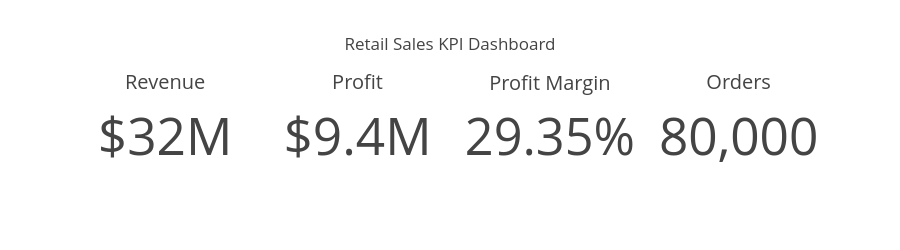

Notebook code cell kept with this figure:
### Code cell
# KPI Calculations
total_revenue = df['Sales'].sum()
total_profit = df['Profit'].sum()
profit_margin = (total_profit / total_revenue) * 100
total_orders = df['OrderID'].nunique()

fig = go.Figure()

fig.add_trace(go.Indicator(
    mode="number",
    value=total_revenue,
    title={"text": "Revenue"},
    number={'prefix': '$', 'valueformat': '.2s'},
    domain={'x': [0.00, 0.23], 'y': [0, 1]}
))

fig.add_trace(go.Indicator(
    mode="number",
    value=total_profit,
    title={"text": "Profit"},
    number={'prefix': '$', 'valueformat': '.2s'},
    domain={'x': [0.26, 0.49], 'y': [0, 1]}
))

fig.add_trace(go.Indicator(
    mode="number",
    value=profit_margin,
    title={"text": "Profit Margin"},
    number={'suffix': '%', 'valueformat': '.2f'},
    domain={'x': [0.52, 0.75], 'y': [0, 1]}
))

fig.add_trace(go.Indicator(
    mode="number",
    value=total_orders,
    title={"text": "Orders"},
    number={'valueformat': ',d'},
    domain={'x': [0.78, 1.00], 'y': [0, 1]}
))

fig.update_layout(
    height=250,
    title="Retail Sales KPI Dashboard"
)

fig.show()

### Figure 1 — Plotly figure (JSON) as saved in the notebook; plotly's stock layout.template omitted (floating-point values rounded to 4 significant figures)
{"data": [{"domain": {"x": [0, 0.23], "y": [0, 1]}, "mode": "number", "number": {"prefix": "$", "valueformat": ".2s"}, "title": {"text": "Revenue"}, "type": "indicator", "value": 32090000.0}, {"domain": {"x": [0.26, 0.49], "y": [0, 1]}, "mode": "number", "number": {"prefix": "$", "valueformat": ".2s"}, "title": {"text": "Profit"}, "type": "indicator", "value": 9417000.0}, {"domain": {"x": [0.52, 0.75], "y": [0, 1]}, "mode": "number", "number": {"suffix": "%", "valueformat": ".2f"}, "title": {"text": "Profit Margin"}, "type": "indicator", "value": 29.35}, {"domain": {"x": [0.78, 1], "y": [0, 1]}, "mode": "number", "number": {"valueformat": ",d"}, "title": {"text": "Orders"}, "type": "indicator", "value": 80000}], "layout": {"height": 250, "title": {"text": "Retail Sales KPI Dashboard"}}}
